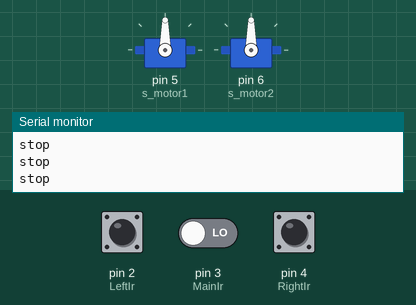
The sketch below on a simulated Arduino Uno, built with avr-gcc and run on an emulated ATmega328P. Parts: 2 × servo, the last lines printed to the serial monitor. Inputs (shaded band) come from the test bench; at power-on: pin 2 (LeftIr) HIGH, pin 4 (RightIr) HIGH, pin 3 (MainIr) LOW.

Above: at 1.2 s.
1.3 s: pin 2 (LeftIr) pulled LOW for 3.2 s
At 5.8 s:
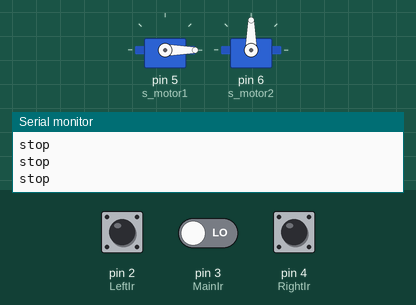
6.8 s: pin 4 (RightIr) pulled LOW for 0.15 s
At 9.6 s:
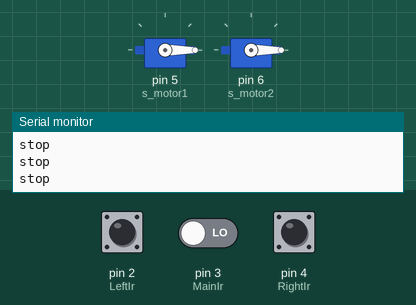
9.9 s: pin 2 (LeftIr) pulled LOW for 0.15 s
At 10.4 s:
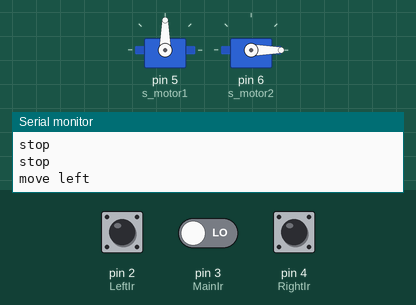
14.9 s: pin 4 (RightIr) pulled LOW for 1 s
At 15.5 s:
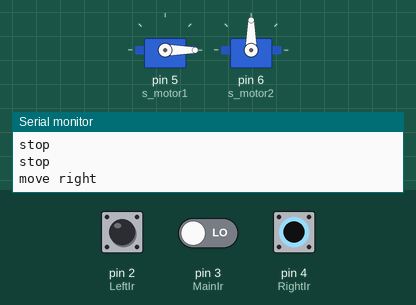
18.9 s: pin 4 (RightIr) pulled LOW for 3.2 s
At 23.9 s:
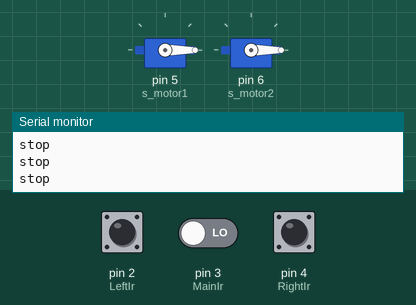
Timing chart, 0 to 25.4 s (numbered marks = the images above; inputs shaded):
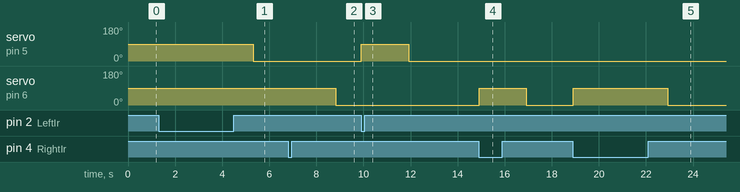

Measured:
- after the input at 1.3 s, servo on pin 5 (s_motor1): 90° → 0° after 4.0 s
- after the input at 6.8 s, servo on pin 6 (s_motor2): 90° → 0° after 2.0 s
- after the input at 9.9 s, servo on pin 5 (s_motor1): 0° → 90° at once, → 0° 2.0 s later
- after the input at 14.9 s, servo on pin 6 (s_motor2): 0° → 90° at once, → 0° 2.0 s later
- after the input at 18.9 s, servo on pin 6 (s_motor2): 0° → 90° at once, → 0° 4.0 s later

The sketch:

sketch_jun16a.ino
```cpp
// 2nd method by defining a int variable like int signal 1
//  1 method of defining
 #define LeftIr 2
 #define MainIr 3
 #define RightIr 4
 #define s_motor1 5
  #define s_motor2 6

#include <Servo.h>

Servo myservo1;//myservo is name of servo motor and defines it.
Servo myservo2;
void setup() {
 Serial.begin(9600);
 myservo1.attach(s_motor1);
 myservo2.attach(s_motor2);
 pinMode(MainIr,INPUT);
 pinMode(LeftIr,INPUT);
 pinMode(RightIr,INPUT);
}

void loop() {
int signal1=digitalRead(MainIr);
int signal2=digitalRead(LeftIr);
int signal3=digitalRead(RightIr);


if(signal1==1){
  Serial.println("start");
}
else{
  Serial.println("stop");
}
 if(signal2==0){
  myservo1.write(90);
  Serial.println("move left");
  delay(2000);
  myservo1.write(0);
}
 if(signal3==0){
  myservo2.write(90);
  Serial.println("move right");
  delay(2000);
  myservo2.write(0);

}}
```
